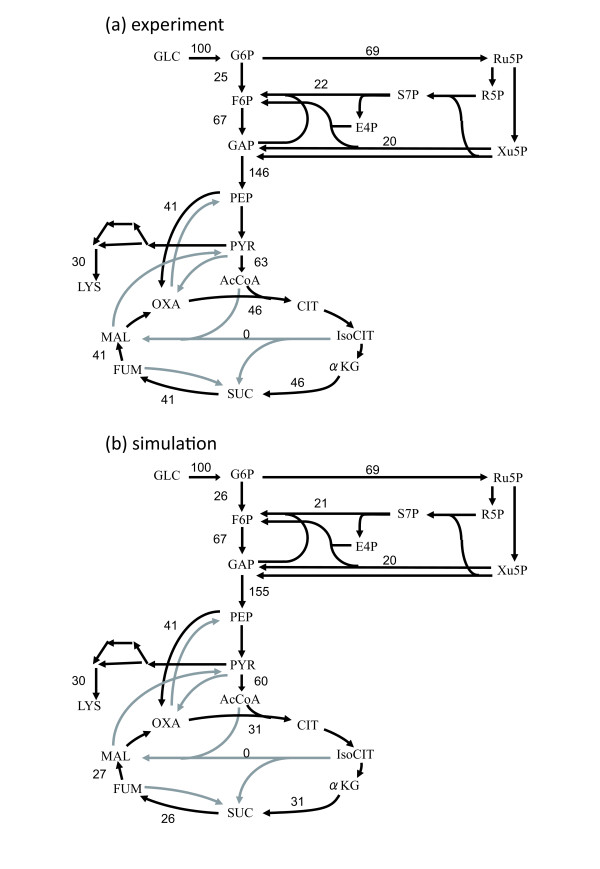
#> input picture shapes/5.jpg, 600 x 869 px
$ python Binarize.py
#> lines starting #> are read from the running program, lines starting #| are printed output that depends on the picture
from PIL import Image
from pylab import *

img = array(Image.open('5.jpg').convert('L'))

figure()

contour(img, levels=[245], colors = 'black', origin = 'image')
axis('equal')

show()
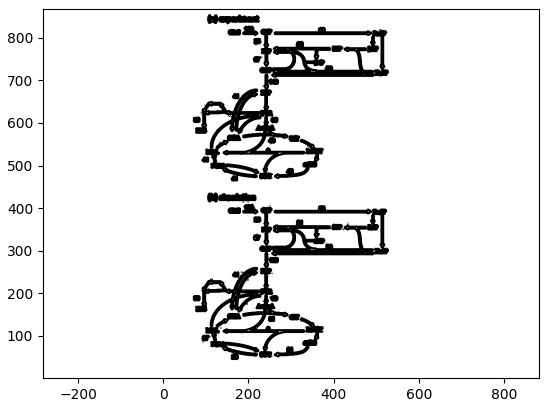
#> figure drawn by matplotlib, 1 panel

$ run again, with shapes/1.jpg copied over shapes/5.jpg
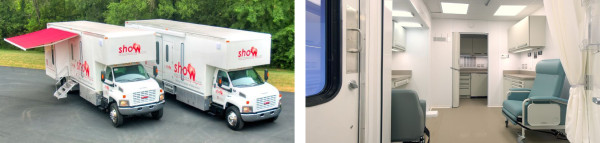
#> input picture shapes/1.jpg, 600 x 143 px
#> `img = array(Image.open('5.jpg').convert('L'))`:
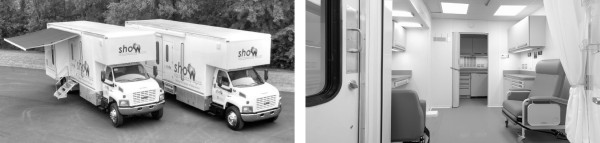
#> img: shape (143, 600); min 0, max 255, mean 158.8
#> `show()`:
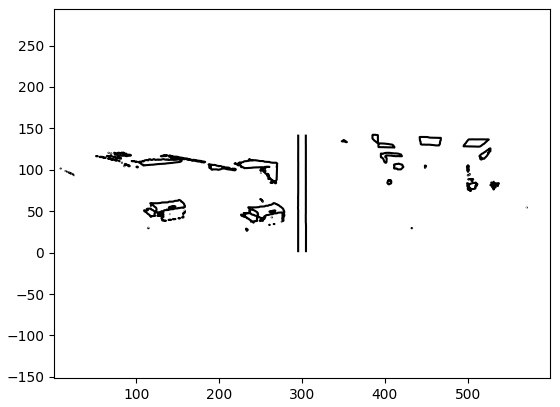
#> figure drawn by matplotlib, 1 panel

$ run again, with shapes/10.jpg copied over shapes/5.jpg
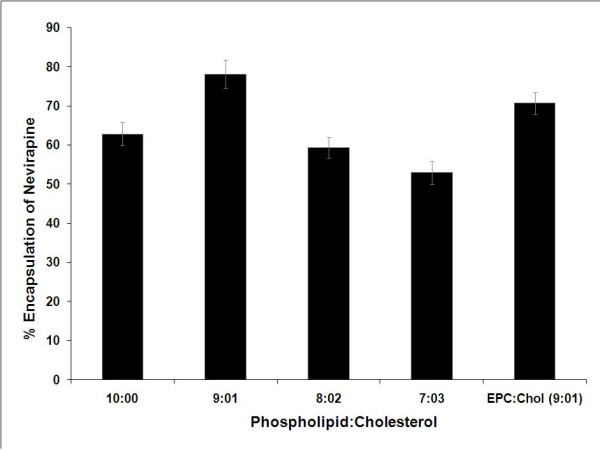
#> input picture shapes/10.jpg, 600 x 450 px
#> `show()`:
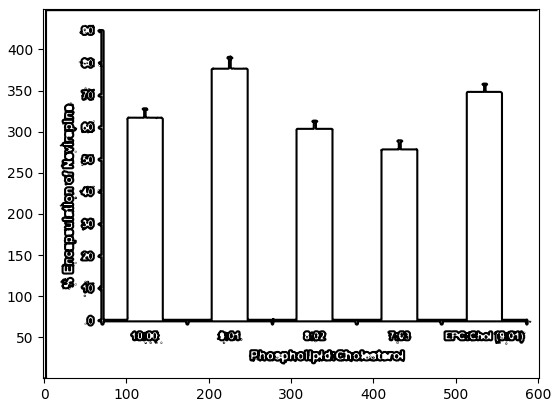
#> figure drawn by matplotlib, 1 panel

$ run again, with shapes/11.jpg copied over shapes/5.jpg
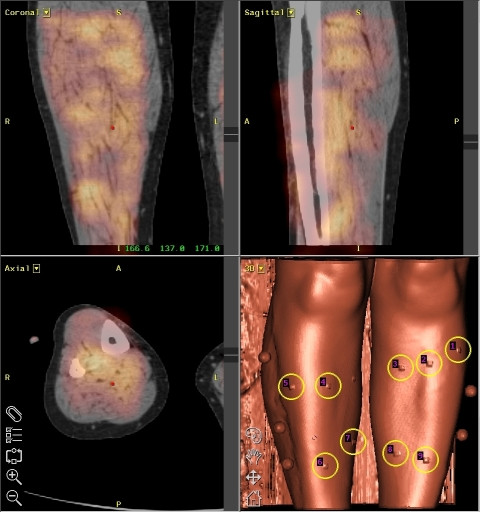
#> input picture shapes/11.jpg, 480 x 512 px
#> `img = array(Image.open('5.jpg').convert('L'))`:
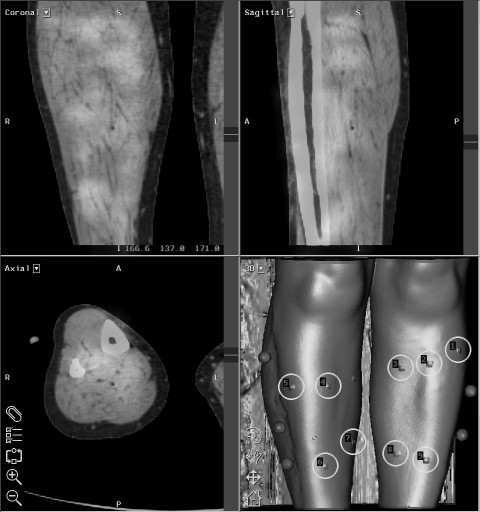
#> img: shape (512, 480); min 0, max 234, mean 65.9
#> `show()`:
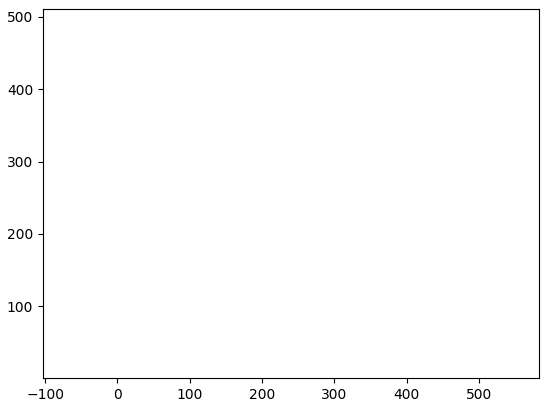
#> figure drawn by matplotlib, 1 panel
